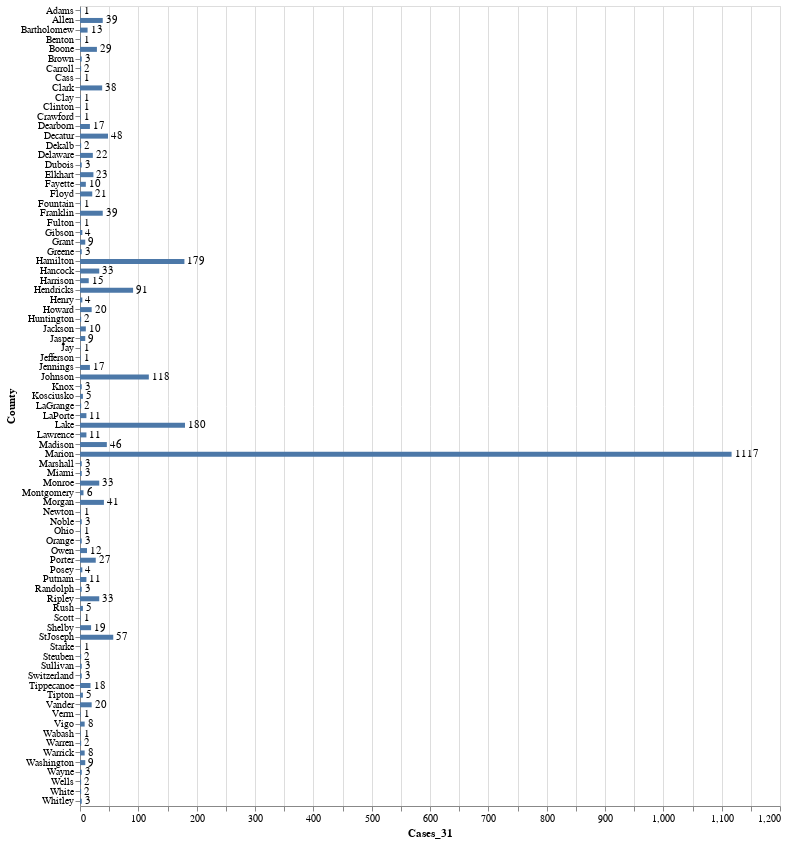

This figure's notebook cell:
### Code cell
import pandas as pd
import altair as alt

df = pd.read_csv('Data/covid19_county.csv')

source = df

bars = alt.Chart(source).mark_bar(size=5).encode(x='Cases_31', y='County')

text = bars.mark_text(align='left', baseline='middle', dx=3).encode(text='Cases_31').interactive()

(bars + text).properties(height=800, width=700)

### Figure 1 — Vega-Lite specification as saved in the notebook (floating-point values rounded to 4 significant figures)
{"config": {"view": {"continuousWidth": 400, "continuousHeight": 300}}, "layer": [{"mark": {"type": "bar", "size": 5}, "encoding": {"x": {"type": "quantitative", "field": "Cases_31"}, "y": {"type": "nominal", "field": "County"}}}, {"mark": {"type": "text", "align": "left", "baseline": "middle", "dx": 3}, "encoding": {"text": {"type": "quantitative", "field": "Cases_31"}, "x": {"type": "quantitative", "field": "Cases_31"}, "y": {"type": "nominal", "field": "County"}}, "selection": {"selector003": {"type": "interval", "bind": "scales", "encodings": ["x", "y"]}}}], "data": {"name": "data-c8f02d552fe7a8595d59c5617696a2f3"}, "height": 800, "width": 700, "$schema": "https://vega.github.io/schema/vega-lite/v4.0.2.json", "datasets": {"data-c8f02d552fe7a8595d59c5617696a2f3": [{"County": "Adams", "Cases_17": 1, "Cases_18": 1, "Cases_19": 1, "Cases_20": 1, "Cases_21": 1, "Cases_22": 1, "Cases_23": 1, "Cases_24": 1, "Cases_25": 1, "Cases_26": 0, "Cases_27": 0, "Cases_28": 1.0, "Cases_29": 1, "Cases_30": 1, "Cases_31": 1}, {"County": "Allen", "Cases_17": 0, "Cases_18": 0, "Cases_19": 1, "Cases_20": 4, "Cases_21": 4, "Cases_22": 6, "Cases_23": 7, "Cases_24": 7, "Cases_25": 8, "Cases_26": 0, "Cases_27": 0, "Cases_28": 26.0, "Cases_29": 26, "Cases_30": 30, "Cases_31": 39}, {"County": "Bartholomew", "Cases_17": 1, "Cases_18": 1, "Cases_19": 1, "Cases_20": 1, "Cases_21": 5, "Cases_22": 5, "Cases_23": 5, "Cases_24": 5, "Cases_25": 6, "Cases_26": 0, "Cases_27": 0, "Cases_28": 10.0, "Cases_29": 10, "Cases_30": 13, "Cases_31": 13}, {"County": "Benton", "Cases_17": 0, "Cases_18": 0, "Cases_19": 0, "Cases_20": 0, "Cases_21": 0, "Cases_22": 0, "Cases_23": 0, "Cases_24": 0, "Cases_25": 0, "Cases_26": 0, "Cases_27": 0, "Cases_28": null, "Cases_29": 0, "Cases_30": 0, "Cases_31": 1}, {"County": "Boone", "Cases_17": 1, "Cases_18": 1, "Cases_19": 2, "Cases_20": 2, "Cases_21": 3, "Cases_22": 3, "Cases_23": 3, "Cases_24": 4, "Cases_25": 7, "Cases_26": 0, "Cases_27": 0, "Cases_28": 13.0, "Cases_29": 13, "Cases_30": 22, "Cases_31": 29}, {"County": "Brown", "Cases_17": 0, "Cases_18": 0, "Cases_19": 0, "Cases_20": 0, "Cases_21": 0, "Cases_22": 0, "Cases_23": 1, "Cases_24": 1, "Cases_25": 1, "Cases_26": 0, "Cases_27": 0, "Cases_28": 3.0, "Cases_29": 3, "Cases_30": 3, "Cases_31": 3}, {"County": "Carroll", "Cases_17": 0, "Cases_18": 0, "Cases_19": 0, "Cases_20": 0, "Cases_21": 0, "Cases_22": 0, "Cases_23": 0, "Cases_24": 0, "Cases_25": 0, "Cases_26": 0, "Cases_27": 0, "Cases_28": 1.0, "Cases_29": 1, "Cases_30": 2, "Cases_31": 2}, {"County": "Cass", "Cases_17": 0, "Cases_18": 0, "Cases_19": 0, "Cases_20": 0, "Cases_21": 0, "Cases_22": 0, "Cases_23": 0, "Cases_24": 0, "Cases_25": 0, "Cases_26": 0, "Cases_27": 0, "Cases_28": 0.0, "Cases_29": 0, "Cases_30": 1, "Cases_31": 1}, {"County": "Clark", "Cases_17": 1, "Cases_18": 1, "Cases_19": 1, "Cases_20": 4, "Cases_21": 4, "Cases_22": 5, "Cases_23": 5, "Cases_24": 6, "Cases_25": 10, "Cases_26": 0, "Cases_27": 0, "Cases_28": 20.0, "Cases_29": 20, "Cases_30": 33, "Cases_31": 38}, {"County": "Clay", "Cases_17": 0, "Cases_18": 0, "Cases_19": 0, "Cases_20": 0, "Cases_21": 0, "Cases_22": 0, "Cases_23": 0, "Cases_24": 0, "Cases_25": 0, "Cases_26": 0, "Cases_27": 0, "Cases_28": 1.0, "Cases_29": 1, "Cases_30": 1, "Cases_31": 1}, {"County": "Clinton", "Cases_17": 0, "Cases_18": 0, "Cases_19": 0, "Cases_20": 0, "Cases_21": 0, "Cases_22": 0, "Cases_23": 0, "Cases_24": 0, "Cases_25": 0, "Cases_26": 0, "Cases_27": 0, "Cases_28": 1.0, "Cases_29": 1, "Cases_30": 1, "Cases_31": 1}, {"County": "Crawford", "Cases_17": 0, "Cases_18": 0, "Cases_19": 0, "Cases_20": 0, "Cases_21": 0, "Cases_22": 0, "Cases_23": 0, "Cases_24": 0, "Cases_25": 0, "Cases_26": 0, "Cases_27": 0, "Cases_28": 1.0, "Cases_29": 1, "Cases_30": 1, "Cases_31": 1}, {"County": "Dearborn", "Cases_17": 0, "Cases_18": 0, "Cases_19": 0, "Cases_20": 0, "Cases_21": 0, "Cases_22": 0, "Cases_23": 2, "Cases_24": 2, "Cases_25": 3, "Cases_26": 0, "Cases_27": 0, "Cases_28": 10.0, "Cases_29": 10, "Cases_30": 14, "Cases_31": 17}, {"County": "Decatur", "Cases_17": 0, "Cases_18": 0, "Cases_19": 0, "Cases_20": 0, "Cases_21": 0, "Cases_22": 0, "Cases_23": 6, "Cases_24": 7, "Cases_25": 13, "Cases_26": 0, "Cases_27": 0, "Cases_28": 40.0, "Cases_29": 40, "Cases_30": 47, "Cases_31": 48}, {"County": "Dekalb", "Cases_17": 0, "Cases_18": 0, "Cases_19": 0, "Cases_20": 0, "Cases_21": 0, "Cases_22": 0, "Cases_23": 0, "Cases_24": 1, "Cases_25": 1, "Cases_26": 0, "Cases_27": 0, "Cases_28": 1.0, "Cases_29": 1, "Cases_30": 1, "Cases_31": 2}, {"County": "Delaware", "Cases_17": 0, "Cases_18": 0, "Cases_19": 0, "Cases_20": 1, "Cases_21": 2, "Cases_22": 3, "Cases_23": 4, "Cases_24": 7, "Cases_25": 7, "Cases_26": 0, "Cases_27": 0, "Cases_28": 14.0, "Cases_29": 14, "Cases_30": 18, "Cases_31": 22}, {"County": "Dubois", "Cases_17": 0, "Cases_18": 0, "Cases_19": 0, "Cases_20": 0, "Cases_21": 1, "Cases_22": 1, "Cases_23": 1, "Cases_24": 1, "Cases_25": 1, "Cases_26": 0, "Cases_27": 0, "Cases_28": 2.0, "Cases_29": 2, "Cases_30": 3, "Cases_31": 3}, {"County": "Elkhart", "Cases_17": 0, "Cases_18": 0, "Cases_19": 0, "Cases_20": 1, "Cases_21": 1, "Cases_22": 4, "Cases_23": 4, "Cases_24": 5, "Cases_25": 7, "Cases_26": 0, "Cases_27": 0, "Cases_28": 12.0, "Cases_29": 12, "Cases_30": 20, "Cases_31": 23}, {"County": "Fayette", "Cases_17": 1, "Cases_18": 1, "Cases_19": 1, "Cases_20": 1, "Cases_21": 1, "Cases_22": 1, "Cases_23": 2, "Cases_24": 3, "Cases_25": 3, "Cases_26": 0, "Cases_27": 0, "Cases_28": 5.0, "Cases_29": 5, "Cases_30": 9, "Cases_31": 10}, {"County": "Floyd", "Cases_17": 1, "Cases_18": 1, "Cases_19": 2, "Cases_20": 2, "Cases_21": 3, "Cases_22": 4, "Cases_23": 6, "Cases_24": 6, "Cases_25": 7, "Cases_26": 0, "Cases_27": 0, "Cases_28": 14.0, "Cases_29": 14, "Cases_30": 21, "Cases_31": 21}, {"County": "Fountain", "Cases_17": 0, "Cases_18": 0, "Cases_19": 0, "Cases_20": 0, "Cases_21": 0, "Cases_22": 0, "Cases_23": 0, "Cases_24": 0, "Cases_25": 1, "Cases_26": 0, "Cases_27": 0, "Cases_28": 1.0, "Cases_29": 1, "Cases_30": 1, "Cases_31": 1}, {"County": "Franklin", "Cases_17": 2, "Cases_18": 2, "Cases_19": 2, "Cases_20": 2, "Cases_21": 4, "Cases_22": 4, "Cases_23": 7, "Cases_24": 7, "Cases_25": 13, "Cases_26": 0, "Cases_27": 0, "Cases_28": 26.0, "Cases_29": 26, "Cases_30": 35, "Cases_31": 39}, {"County": "Fulton", "Cases_17": 0, "Cases_18": 0, "Cases_19": 0, "Cases_20": 0, "Cases_21": 0, "Cases_22": 0, "Cases_23": 0, "Cases_24": 0, "Cases_25": 0, "Cases_26": 0, "Cases_27": 0, "Cases_28": 1.0, "Cases_29": 1, "Cases_30": 1, "Cases_31": 1}, {"County": "Gibson", "Cases_17": 0, "Cases_18": 0, "Cases_19": 0, "Cases_20": 0, "Cases_21": 0, "Cases_22": 0, "Cases_23": 2, "Cases_24": 2, "Cases_25": 3, "Cases_26": 0, "Cases_27": 0, "Cases_28": 4.0, "Cases_29": 4, "Cases_30": 4, "Cases_31": 4}, {"County": "Grant", "Cases_17": 0, "Cases_18": 0, "Cases_19": 1, "Cases_20": 1, "Cases_21": 2, "Cases_22": 3, "Cases_23": 3, "Cases_24": 3, "Cases_25": 3, "Cases_26": 0, "Cases_27": 0, "Cases_28": 7.0, "Cases_29": 7, "Cases_30": 7, "Cases_31": 9}, {"County": "Greene", "Cases_17": 0, "Cases_18": 0, "Cases_19": 0, "Cases_20": 0, "Cases_21": 0, "Cases_22": 0, "Cases_23": 0, "Cases_24": 0, "Cases_25": 0, "Cases_26": 0, "Cases_27": 0, "Cases_28": 0.0, "Cases_29": 1, "Cases_30": 2, "Cases_31": 3}, {"County": "Hamilton", "Cases_17": 2, "Cases_18": 2, "Cases_19": 5, "Cases_20": 10, "Cases_21": 18, "Cases_22": 21, "Cases_23": 25, "Cases_24": 30, "Cases_25": 40, "Cases_26": 0, "Cases_27": 0, "Cases_28": 83.0, "Cases_29": 83, "Cases_30": 127, "Cases_31": 179}, {"County": "Hancock", "Cases_17": 0, "Cases_18": 0, "Cases_19": 0, "Cases_20": 1, "Cases_21": 2, "Cases_22": 3, "Cases_23": 4, "Cases_24": 8, "Cases_25": 9, "Cases_26": 0, "Cases_27": 0, "Cases_28": 22.0, "Cases_29": 22, "Cases_30": 26, "Cases_31": 33}, {"County": "Harrison", "Cases_17": 0, "Cases_18": 0, "Cases_19": 0, "Cases_20": 1, "Cases_21": 1, "Cases_22": 1, "Cases_23": 1, "Cases_24": 2, "Cases_25": 2, "Cases_26": 0, "Cases_27": 0, "Cases_28": 14.0, "Cases_29": 14, "Cases_30": 15, "Cases_31": 15}, {"County": "Hendricks", "Cases_17": 4, "Cases_18": 4, "Cases_19": 4, "Cases_20": 6, "Cases_21": 8, "Cases_22": 12, "Cases_23": 13, "Cases_24": 15, "Cases_25": 21, "Cases_26": 0, "Cases_27": 0, "Cases_28": 48.0, "Cases_29": 48, "Cases_30": 70, "Cases_31": 91}, {"County": "Henry", "Cases_17": 0, "Cases_18": 0, "Cases_19": 0, "Cases_20": 0, "Cases_21": 0, "Cases_22": 0, "Cases_23": 0, "Cases_24": 0, "Cases_25": 0, "Cases_26": 0, "Cases_27": 0, "Cases_28": 2.0, "Cases_29": 2, "Cases_30": 1, "Cases_31": 4}, {"County": "Howard", "Cases_17": 2, "Cases_18": 5, "Cases_19": 5, "Cases_20": 5, "Cases_21": 6, "Cases_22": 6, "Cases_23": 6, "Cases_24": 6, "Cases_25": 6, "Cases_26": 0, "Cases_27": 0, "Cases_28": 12.0, "Cases_29": 12, "Cases_30": 16, "Cases_31": 20}, {"County": "Huntington", "Cases_17": 0, "Cases_18": 0, "Cases_19": 0, "Cases_20": 0, "Cases_21": 0, "Cases_22": 0, "Cases_23": 0, "Cases_24": 0, "Cases_25": 0, "Cases_26": 0, "Cases_27": 0, "Cases_28": 1.0, "Cases_29": 1, "Cases_30": 2, "Cases_31": 2}, {"County": "Jackson", "Cases_17": 0, "Cases_18": 0, "Cases_19": 0, "Cases_20": 0, "Cases_21": 0, "Cases_22": 0, "Cases_23": 1, "Cases_24": 1, "Cases_25": 2, "Cases_26": 0, "Cases_27": 0, "Cases_28": 7.0, "Cases_29": 7, "Cases_30": 8, "Cases_31": 10}, {"County": "Jasper", "Cases_17": 0, "Cases_18": 0, "Cases_19": 0, "Cases_20": 0, "Cases_21": 0, "Cases_22": 0, "Cases_23": 0, "Cases_24": 1, "Cases_25": 3, "Cases_26": 0, "Cases_27": 0, "Cases_28": 6.0, "Cases_29": 6, "Cases_30": 8, "Cases_31": 9}, {"County": "Jay", "Cases_17": 0, "Cases_18": 0, "Cases_19": 0, "Cases_20": 0, "Cases_21": 0, "Cases_22": 0, "Cases_23": 0, "Cases_24": 0, "Cases_25": 0, "Cases_26": 0, "Cases_27": 0, "Cases_28": 0.0, "Cases_29": 0, "Cases_30": 0, "Cases_31": 1}, {"County": "Jefferson", "Cases_17": 0, "Cases_18": 0, "Cases_19": 0, "Cases_20": 0, "Cases_21": 0, "Cases_22": 0, "Cases_23": 0, "Cases_24": 0, "Cases_25": 0, "Cases_26": 0, "Cases_27": 0, "Cases_28": 0.0, "Cases_29": 0, "Cases_30": 1, "Cases_31": 1}, {"County": "Jennings", "Cases_17": 1, "Cases_18": 1, "Cases_19": 1, "Cases_20": 1, "Cases_21": 1, "Cases_22": 2, "Cases_23": 2, "Cases_24": 3, "Cases_25": 4, "Cases_26": 0, "Cases_27": 0, "Cases_28": 13.0, "Cases_29": 13, "Cases_30": 15, "Cases_31": 17}, {"County": "Johnson", "Cases_17": 3, "Cases_18": 3, "Cases_19": 4, "Cases_20": 7, "Cases_21": 12, "Cases_22": 14, "Cases_23": 18, "Cases_24": 24, "Cases_25": 36, "Cases_26": 0, "Cases_27": 0, "Cases_28": 71.0, "Cases_29": 71, "Cases_30": 101, "Cases_31": 118}, {"County": "Knox", "Cases_17": 0, "Cases_18": 0, "Cases_19": 0, "Cases_20": 0, "Cases_21": 0, "Cases_22": 0, "Cases_23": 0, "Cases_24": 0, "Cases_25": 0, "Cases_26": 0, "Cases_27": 0, "Cases_28": 2.0, "Cases_29": 2, "Cases_30": 2, "Cases_31": 3}, {"County": "Kosciusko", "Cases_17": 0, "Cases_18": 0, "Cases_19": 0, "Cases_20": 0, "Cases_21": 0, "Cases_22": 0, "Cases_23": 0, "Cases_24": 0, "Cases_25": 0, "Cases_26": 0, "Cases_27": 0, "Cases_28": 3.0, "Cases_29": 3, "Cases_30": 5, "Cases_31": 5}, {"County": "LaGrange", "Cases_17": 0, "Cases_18": 0, "Cases_19": 0, "Cases_20": 0, "Cases_21": 0, "Cases_22": 0, "Cases_23": 0, "Cases_24": 0, "Cases_25": 0, "Cases_26": 0, "Cases_27": 0, "Cases_28": 2.0, "Cases_29": 2, "Cases_30": 2, "Cases_31": 2}, {"County": "Lake", "Cases_17": 3, "Cases_18": 4, "Cases_19": 6, "Cases_20": 7, "Cases_21": 10, "Cases_22": 11, "Cases_23": 17, "Cases_24": 19, "Cases_25": 31, "Cases_26": 0, "Cases_27": 0, "Cases_28": 85.0, "Cases_29": 85, "Cases_30": 146, "Cases_31": 180}, {"County": "LaPorte", "Cases_17": 1, "Cases_18": 1, "Cases_19": 1, "Cases_20": 2, "Cases_21": 2, "Cases_22": 2, "Cases_23": 2, "Cases_24": 2, "Cases_25": 2, "Cases_26": 0, "Cases_27": 0, "Cases_28": 6.0, "Cases_29": 6, "Cases_30": 8, "Cases_31": 11}, {"County": "Lawrence", "Cases_17": 0, "Cases_18": 0, "Cases_19": 0, "Cases_20": 0, "Cases_21": 0, "Cases_22": 0, "Cases_23": 1, "Cases_24": 1, "Cases_25": 2, "Cases_26": 0, "Cases_27": 0, "Cases_28": 8.0, "Cases_29": 8, "Cases_30": 9, "Cases_31": 11}, {"County": "Madison", "Cases_17": 1, "Cases_18": 1, "Cases_19": 1, "Cases_20": 1, "Cases_21": 2, "Cases_22": 3, "Cases_23": 3, "Cases_24": 4, "Cases_25": 4, "Cases_26": 0, "Cases_27": 0, "Cases_28": 18.0, "Cases_29": 18, "Cases_30": 38, "Cases_31": 46}, {"County": "Marion", "Cases_17": 11, "Cases_18": 19, "Cases_19": 25, "Cases_20": 46, "Cases_21": 82, "Cases_22": 110, "Cases_23": 161, "Cases_24": 226, "Cases_25": 293, "Cases_26": 0, "Cases_27": 0, "Cases_28": 676.0, "Cases_29": 676, "Cases_30": 964, "Cases_31": 1117}, {"County": "Marshall", "Cases_17": 0, "Cases_18": 0, "Cases_19": 0, "Cases_20": 0, "Cases_21": 0, "Cases_22": 0, "Cases_23": 0, "Cases_24": 0, "Cases_25": 1, "Cases_26": 0, "Cases_27": 0, "Cases_28": 3.0, "Cases_29": 3, "Cases_30": 3, "Cases_31": 3}, {"County": "Miami", "Cases_17": 0, "Cases_18": 0, "Cases_19": 0, "Cases_20": 1, "Cases_21": 1, "Cases_22": 1, "Cases_23": 1, "Cases_24": 1, "Cases_25": 1, "Cases_26": 0, "Cases_27": 0, "Cases_28": 1.0, "Cases_29": 1, "Cases_30": 3, "Cases_31": 3}, {"County": "Monroe", "Cases_17": 0, "Cases_18": 0, "Cases_19": 0, "Cases_20": 0, "Cases_21": 1, "Cases_22": 3, "Cases_23": 3, "Cases_24": 4, "Cases_25": 6, "Cases_26": 0, "Cases_27": 0, "Cases_28": 22.0, "Cases_29": 22, "Cases_30": 30, "Cases_31": 33}, {"County": "Montgomery", "Cases_17": 0, "Cases_18": 0, "Cases_19": 0, "Cases_20": 0, "Cases_21": 0, "Cases_22": 0, "Cases_23": 1, "Cases_24": 1, "Cases_25": 2, "Cases_26": 0, "Cases_27": 0, "Cases_28": 5.0, "Cases_29": 5, "Cases_30": 6, "Cases_31": 6}, {"County": "Morgan", "Cases_17": 0, "Cases_18": 0, "Cases_19": 0, "Cases_20": 0, "Cases_21": 1, "Cases_22": 3, "Cases_23": 3, "Cases_24": 5, "Cases_25": 7, "Cases_26": 0, "Cases_27": 0, "Cases_28": 20.0, "Cases_29": 20, "Cases_30": 32, "Cases_31": 41}, {"County": "Newton", "Cases_17": 0, "Cases_18": 0, "Cases_19": 0, "Cases_20": 0, "Cases_21": 0, "Cases_22": 0, "Cases_23": 0, "Cases_24": 0, "Cases_25": 0, "Cases_26": 0, "Cases_27": 0, "Cases_28": 1.0, "Cases_29": 1, "Cases_30": 1, "Cases_31": 1}, {"County": "Noble", "Cases_17": 1, "Cases_18": 1, "Cases_19": 1, "Cases_20": 1, "Cases_21": 1, "Cases_22": 1, "Cases_23": 1, "Cases_24": 1, "Cases_25": 1, "Cases_26": 0, "Cases_27": 0, "Cases_28": 2.0, "Cases_29": 2, "Cases_30": 2, "Cases_31": 3}, {"County": "Ohio", "Cases_17": 0, "Cases_18": 0, "Cases_19": 0, "Cases_20": 0, "Cases_21": 0, "Cases_22": 0, "Cases_23": 1, "Cases_24": 1, "Cases_25": 1, "Cases_26": 0, "Cases_27": 0, "Cases_28": 1.0, "Cases_29": 1, "Cases_30": 1, "Cases_31": 1}, {"County": "Orange", "Cases_17": 0, "Cases_18": 0, "Cases_19": 0, "Cases_20": 0, "Cases_21": 0, "Cases_22": 0, "Cases_23": 0, "Cases_24": 0, "Cases_25": 1, "Cases_26": 0, "Cases_27": 0, "Cases_28": 1.0, "Cases_29": 1, "Cases_30": 3, "Cases_31": 3}, {"County": "Owen", "Cases_17": 0, "Cases_18": 0, "Cases_19": 1, "Cases_20": 1, "Cases_21": 1, "Cases_22": 2, "Cases_23": 2, "Cases_24": 4, "Cases_25": 4, "Cases_26": 0, "Cases_27": 0, "Cases_28": 9.0, "Cases_29": 9, "Cases_30": 11, "Cases_31": 12}, {"County": "Porter", "Cases_17": 0, "Cases_18": 0, "Cases_19": 0, "Cases_20": 0, "Cases_21": 0, "Cases_22": 0, "Cases_23": 1, "Cases_24": 3, "Cases_25": 5, "Cases_26": 0, "Cases_27": 0, "Cases_28": 14.0, "Cases_29": 14, "Cases_30": 21, "Cases_31": 27}, {"County": "Posey", "Cases_17": 0, "Cases_18": 0, "Cases_19": 0, "Cases_20": 0, "Cases_21": 0, "Cases_22": 0, "Cases_23": 0, "Cases_24": 0, "Cases_25": 1, "Cases_26": 0, "Cases_27": 0, "Cases_28": 3.0, "Cases_29": 3, "Cases_30": 4, "Cases_31": 4}, {"County": "Putnam", "Cases_17": 0, "Cases_18": 0, "Cases_19": 0, "Cases_20": 0, "Cases_21": 1, "Cases_22": 1, "Cases_23": 1, "Cases_24": 2, "Cases_25": 2, "Cases_26": 0, "Cases_27": 0, "Cases_28": 5.0, "Cases_29": 5, "Cases_30": 7, "Cases_31": 11}, {"County": "Randolph", "Cases_17": 0, "Cases_18": 0, "Cases_19": 0, "Cases_20": 0, "Cases_21": 0, "Cases_22": 0, "Cases_23": 0, "Cases_24": 0, "Cases_25": 0, "Cases_26": 0, "Cases_27": 0, "Cases_28": 1.0, "Cases_29": 1, "Cases_30": 3, "Cases_31": 3}, {"County": "Ripley", "Cases_17": 0, "Cases_18": 0, "Cases_19": 0, "Cases_20": 0, "Cases_21": 1, "Cases_22": 1, "Cases_23": 6, "Cases_24": 7, "Cases_25": 11, "Cases_26": 0, "Cases_27": 0, "Cases_28": 19.0, "Cases_29": 19, "Cases_30": 31, "Cases_31": 33}, {"County": "Rush", "Cases_17": 0, "Cases_18": 0, "Cases_19": 0, "Cases_20": 0, "Cases_21": 0, "Cases_22": 0, "Cases_23": 0, "Cases_24": 1, "Cases_25": 1, "Cases_26": 0, "Cases_27": 0, "Cases_28": 2.0, "Cases_29": 2, "Cases_30": 4, "Cases_31": 5}, {"County": "Scott", "Cases_17": 0, "Cases_18": 0, "Cases_19": 0, "Cases_20": 1, "Cases_21": 1, "Cases_22": 1, "Cases_23": 1, "Cases_24": 1, "Cases_25": 1, "Cases_26": 0, "Cases_27": 0, "Cases_28": 1.0, "Cases_29": 1, "Cases_30": 1, "Cases_31": 1}, {"County": "Shelby", "Cases_17": 0, "Cases_18": 0, "Cases_19": 1, "Cases_20": 1, "Cases_21": 1, "Cases_22": 1, "Cases_23": 1, "Cases_24": 2, "Cases_25": 2, "Cases_26": 0, "Cases_27": 0, "Cases_28": 12.0, "Cases_29": 12, "Cases_30": 15, "Cases_31": 19}, {"County": "StJoseph", "Cases_17": 1, "Cases_18": 3, "Cases_19": 6, "Cases_20": 6, "Cases_21": 8, "Cases_22": 9, "Cases_23": 15, "Cases_24": 19, "Cases_25": 21, "Cases_26": 0, "Cases_27": 0, "Cases_28": 32.0, "Cases_29": 32, "Cases_30": 49, "Cases_31": 57}, {"County": "Starke", "Cases_17": 0, "Cases_18": 0, "Cases_19": 0, "Cases_20": 0, "Cases_21": 0, "Cases_22": 0, "Cases_23": 1, "Cases_24": 1, "Cases_25": 1, "Cases_26": 0, "Cases_27": 0, "Cases_28": 1.0, "Cases_29": 1, "Cases_30": 1, "Cases_31": 1}, {"County": "Steuben", "Cases_17": 0, "Cases_18": 0, "Cases_19": 0, "Cases_20": 0, "Cases_21": 0, "Cases_22": 0, "Cases_23": 0, "Cases_24": 0, "Cases_25": 0, "Cases_26": 0, "Cases_27": 0, "Cases_28": 1.0, "Cases_29": 1, "Cases_30": 1, "Cases_31": 2}, {"County": "Sullivan", "Cases_17": 0, "Cases_18": 0, "Cases_19": 0, "Cases_20": 0, "Cases_21": 0, "Cases_22": 0, "Cases_23": 1, "Cases_24": 1, "Cases_25": 1, "Cases_26": 0, "Cases_27": 0, "Cases_28": 1.0, "Cases_29": 1, "Cases_30": 2, "Cases_31": 3}, {"County": "Switzerland", "Cases_17": 0, "Cases_18": 0, "Cases_19": 0, "Cases_20": 0, "Cases_21": 0, "Cases_22": 0, "Cases_23": 0, "Cases_24": 0, "Cases_25": 0, "Cases_26": 0, "Cases_27": 0, "Cases_28": 3.0, "Cases_29": 3, "Cases_30": 3, "Cases_31": 3}, {"County": "Tippecanoe", "Cases_17": 0, "Cases_18": 1, "Cases_19": 2, "Cases_20": 2, "Cases_21": 2, "Cases_22": 2, "Cases_23": 3, "Cases_24": 4, "Cases_25": 7, "Cases_26": 0, "Cases_27": 0, "Cases_28": 11.0, "Cases_29": 11, "Cases_30": 14, "Cases_31": 18}, {"County": "Tipton", "Cases_17": 0, "Cases_18": 0, "Cases_19": 0, "Cases_20": 0, "Cases_21": 1, "Cases_22": 2, "Cases_23": 2, "Cases_24": 2, "Cases_25": 2, "Cases_26": 0, "Cases_27": 0, "Cases_28": 4.0, "Cases_29": 4, "Cases_30": 4, "Cases_31": 5}, {"County": "Vander", "Cases_17": 0, "Cases_18": 0, "Cases_19": 1, "Cases_20": 1, "Cases_21": 1, "Cases_22": 1, "Cases_23": 1, "Cases_24": 1, "Cases_25": 4, "Cases_26": 0, "Cases_27": 0, "Cases_28": 17.0, "Cases_29": 17, "Cases_30": 18, "Cases_31": 20}, {"County": "Verm", "Cases_17": 0, "Cases_18": 0, "Cases_19": 0, "Cases_20": 0, "Cases_21": 0, "Cases_22": 0, "Cases_23": 0, "Cases_24": 0, "Cases_25": 0, "Cases_26": 0, "Cases_27": 0, "Cases_28": 1.0, "Cases_29": 1, "Cases_30": 1, "Cases_31": 1}, {"County": "Vigo", "Cases_17": 0, "Cases_18": 0, "Cases_19": 1, "Cases_20": 2, "Cases_21": 2, "Cases_22": 2, "Cases_23": 3, "Cases_24": 3, "Cases_25": 3, "Cases_26": 0, "Cases_27": 0, "Cases_28": 7.0, "Cases_29": 7, "Cases_30": 8, "Cases_31": 8}, {"County": "Wabash", "Cases_17": 0, "Cases_18": 0, "Cases_19": 0, "Cases_20": 0, "Cases_21": 0, "Cases_22": 0, "Cases_23": 0, "Cases_24": 0, "Cases_25": 0, "Cases_26": 0, "Cases_27": 0, "Cases_28": 1.0, "Cases_29": 1, "Cases_30": 1, "Cases_31": 1}, {"County": "Warren", "Cases_17": 0, "Cases_18": 0, "Cases_19": 0, "Cases_20": 0, "Cases_21": 0, "Cases_22": 0, "Cases_23": 0, "Cases_24": 0, "Cases_25": 1, "Cases_26": 0, "Cases_27": 0, "Cases_28": 2.0, "Cases_29": 2, "Cases_30": 2, "Cases_31": 2}, {"County": "Warrick", "Cases_17": 0, "Cases_18": 0, "Cases_19": 0, "Cases_20": 0, "Cases_21": 0, "Cases_22": 0, "Cases_23": 0, "Cases_24": 0, "Cases_25": 3, "Cases_26": 0, "Cases_27": 0, "Cases_28": 8.0, "Cases_29": 8, "Cases_30": 8, "Cases_31": 8}, {"County": "Washington", "Cases_17": 0, "Cases_18": 0, "Cases_19": 0, "Cases_20": 0, "Cases_21": 1, "Cases_22": 2, "Cases_23": 2, "Cases_24": 2, "Cases_25": 3, "Cases_26": 0, "Cases_27": 0, "Cases_28": 5.0, "Cases_29": 5, "Cases_30": 6, "Cases_31": 9}, {"County": "Wayne", "Cases_17": 0, "Cases_18": 0, "Cases_19": 0, "Cases_20": 0, "Cases_21": 0, "Cases_22": 0, "Cases_23": 0, "Cases_24": 0, "Cases_25": 1, "Cases_26": 0, "Cases_27": 0, "Cases_28": 1.0, "Cases_29": 1, "Cases_30": 2, "Cases_31": 3}, {"County": "Wells", "Cases_17": 1, "Cases_18": 1, "Cases_19": 1, "Cases_20": 1, "Cases_21": 1, "Cases_22": 1, "Cases_23": 1, "Cases_24": 1, "Cases_25": 1, "Cases_26": 0, "Cases_27": 0, "Cases_28": 1.0, "Cases_29": 1, "Cases_30": 2, "Cases_31": 2}, {"County": "White", "Cases_17": 0, "Cases_18": 0, "Cases_19": 0, "Cases_20": 0, "Cases_21": 0, "Cases_22": 0, "Cases_23": 0, "Cases_24": 0, "Cases_25": 0, "Cases_26": 0, "Cases_27": 0, "Cases_28": 1.0, "Cases_29": 1, "Cases_30": 2, "Cases_31": 2}, {"County": "Whitley", "Cases_17": 0, "Cases_18": 0, "Cases_19": 0, "Cases_20": 0, "Cases_21": 0, "Cases_22": 0, "Cases_23": 0, "Cases_24": 0, "Cases_25": 0, "Cases_26": 0, "Cases_27": 0, "Cases_28": 1.0, "Cases_29": 1, "Cases_30": 2, "Cases_31": 3}]}}
